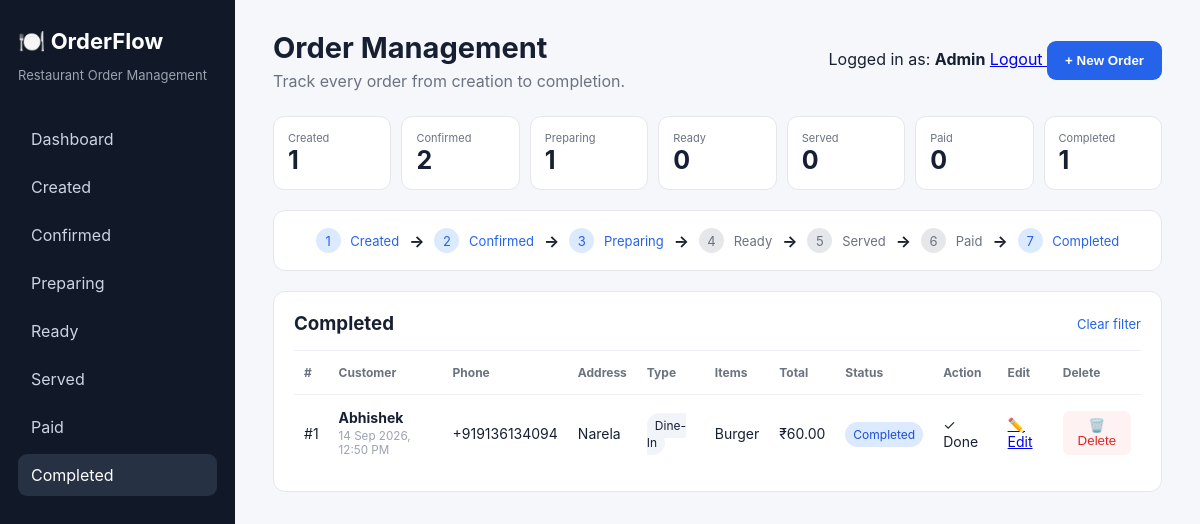
The page /?status=Completed (signed in) on the database its author committed.
### tables this page shows
CREATE TABLE orders (
            id INTEGER PRIMARY KEY AUTOINCREMENT,
            customer TEXT NOT NULL,
            order_type TEXT NOT NULL,
            items TEXT NOT NULL,
            total REAL NOT NULL,
            status TEXT NOT NULL DEFAULT 'Created',
            created_at TEXT NOT NULL
        , phone TEXT DEFAULT '', address TEXT DEFAULT '');

### app.py (the view, shortened to what this page needs)
@app.route("/")
def index():
    if "user_id" not in session:
        return redirect(url_for("login"))
    status = request.args.get("status", "")
    conn = get_db()
    if session["role"] == "admin":
        if status in STATUSES:
            orders = conn.execute(
                """
                SELECT *
                FROM orders
                WHERE status=?
                ORDER BY id ASC
                """,
                (status,)
            ).fetchall()
    counts = {
        s: conn.execute(
            "SELECT COUNT(*) FROM orders WHERE status=?",
            (s,)
        ).fetchone()[0]
        for s in STATUSES
    }
    conn.close()
    return render_template(
        "index.html",
        orders=orders,
        counts=counts,
        statuses=STATUSES,
        order_types=ORDER_TYPES,
        selected=status
    )

### app.py (called while the page is built)
def get_db():
    conn = sqlite3.connect(DB)
    conn.row_factory = sqlite3.Row
    return conn

### templates/index.html (shortened to what this page needs)
<!doctype html>
<html lang="en">
<head>
    <link
        rel="stylesheet"
        href="{{ url_for('static', filename='style.css') }}"
    >
</head>
<body>
<div class="app">
    <aside class="sidebar">
        <h1>🍽️ OrderFlow</h1>
        <p class="muted">
            Restaurant Order Management
        </p>
        <nav>
            <a
                class="{{ 'active' if not selected else '' }}"
                href="/"
            >
                Dashboard
            </a>
            {% for s in statuses %}
            <a
                class="{{ 'active' if selected == s else '' }}"
                href="/?status={{ s }}"
            >
                {{ s }}
            </a>
            {% endfor %}
        </nav>
    </aside>
    <main>
        <header>
            <div>
                <h2>Order Management</h2>
                <p>
                    Track every order from creation to completion.
                </p>
            </div>
            <div>
                <span>
                    Logged in as:
                    <b>{{ session["role"]|capitalize }}</b>
                </span>
                <a
                    href="/logout"
                    class="logout"
                >
                    Logout
                </a>
                <button
                    class="primary"
                    onclick="openModal()"
                >
                    + New Order
                </button>
            </div>
        </header>
        <section class="stats">
            {% for s in statuses %}
            <a
                class="stat"
                href="/?status={{ s }}"
            >
                <span>{{ s }}</span>
                <strong>
                    {{ counts[s] }}
                </strong>
            </a>
            {% endfor %}
        </section>
        <section class="lifecycle">
            {% for s in statuses %}
            <div
                class="step {{ 'done' if counts[s] > 0 else '' }}"
            >
                <span>
                    {{ loop.index }}
                </span>
                {{ s }}
            </div>
            {% if not loop.last %}
            <b>→</b>
            {% endif %}
            {% endfor %}
        </section>
        <section class="panel">
            <div class="panel-head">
                <h3>
                    {{ selected if selected else "All Orders" }}
                </h3>
                {% if selected %}
                <a href="/">
                    Clear filter
                </a>
                {% endif %}
            </div>
            {% if orders %}
            <div class="table-wrap">
                <table>
                    <thead>
                    <tr>
                        <th>#</th>
                        <th>Customer</th>
                        {% if session["role"] == "admin" %}
                        <th>Phone</th>
                        <th>Address</th>
                        {% endif %}
                        <th>Type</th>
                        <th>Items</th>
                        <th>Total</th>
                        <th>Status</th>
                        <th>Action</th>
                        {% if session["role"] == "admin" %}
                        <th>Edit</th>
                        <th>Delete</th>
                        {% endif %}
                    </tr>
                    </thead>
                    <tbody>
                    {% for o in orders %}
                    <tr>
                        <td>
                            #{{ loop.index }}
                        </td>
                        <td>
                            <b>
                                {{ o.customer }}
                            </b>
                            <small>
                                {{ o.created_at }}
                            </small>
                        </td>
                        {% if session["role"] == "admin" %}
                        <td>
                            {{ o.phone or "Not provided" }}
                        </td>
                        <td>
                            {{ o.address or "Not provided" }}
                        </td>
                        {% endif %}
                        <td>
                            <span class="type">
                                {{ o.order_type }}
                            </span>
                        </td>
                        <td>
                            {{ o.items }}
                        </td>
                        <td>
                            ₹{{ "%.2f"|format(o.total) }}
                        </td>
                        <td>
                            <span class="badge">
                                {{ o.status }}
                            </span>
                        </td>
                        <td>
                            {% if o.status != "Completed" %}
                            <form
                                method="post"
                                action="/advance/{{ o.id }}"
                            >
                                <button class="next">
                                    Next →
                                </button>
                            </form>
                            {% else %}
                            <span>
                                ✓ Done
                            </span>
                            {% endif %}
                        </td>
                        {% if session["role"] == "admin" %}
                        <td>
                            <a
                                class="edit"
                                href="/edit/{{ o.id }}"
                            >
                                ✏️ Edit
                            </a>
                        </td>
                        <td>
                            <form
                                method="post"
                                action="/delete/{{ o.id }}"
                                onsubmit="return confirm('Are you sure you want to delete this order?');"
                            >
                                <button class="delete">
                                    🗑️ Delete
                                </button>
                            </form>
                        </td>
                        {% endif %}
                    </tr>
                    {% endfor %}
                    </tbody>
                </table>
            </div>
            {% else %}
            <div class="empty">
                No orders yet.
                Click <b>+ New Order</b> to create one.
            </div>
            {% endif %}
        </section>
    </main>
</div>
</body>
</html>

### static/style.css (style rules this page uses)
* { box-sizing:border-box }
body { margin:0;font-family:Inter,Arial,sans-serif;background:#f5f7fb;color:#172033 }
.app { display:flex;min-height:100vh }
.sidebar { width:235px;background:#111827;color:white;padding:28px 18px }
.sidebar h1 { font-size:22px;margin:0 0 5px }
.muted { color:#9ca3af;font-size:13px }
.sidebar nav { margin-top:35px;display:flex;flex-direction:column;gap:6px }
.sidebar nav a { color:#cbd5e1;text-decoration:none;padding:11px 13px;border-radius:9px }
.sidebar nav a:hover,.sidebar nav a.active { background:#263244;color:white }
main { flex:1;padding:30px 38px }
header { display:flex;justify-content:space-between;align-items:center;margin-bottom:25px }
h2 { margin:0 0 6px;font-size:29px }
header p { margin:0;color:#6b7280 }
.primary { border:0;background:#2563eb;color:white;padding:12px 18px;border-radius:9px;font-weight:700;cursor:pointer }
.stats { display:grid;grid-template-columns:repeat(7,1fr);gap:10px;margin-bottom:20px }
.stat { background:white;border:1px solid #e5e7eb;padding:14px;text-decoration:none;color:inherit;border-radius:11px }
.stat span { font-size:11px;color:#6b7280;display:block }
.stat strong { font-size:25px }
.lifecycle { background:white;border:1px solid #e5e7eb;border-radius:12px;padding:17px;display:flex;align-items:center;justify-content:center;gap:10px;margin-bottom:20px;overflow:auto }
.step { white-space:nowrap;color:#6b7280;font-size:13px }
.step span { display:inline-grid;place-items:center;width:25px;height:25px;border-radius:50%;background:#e5e7eb;margin-right:6px }
.step.done { color:#2563eb }
.step.done span { background:#dbeafe;color:#2563eb }
.panel { background:white;border:1px solid #e5e7eb;border-radius:12px;padding:20px }
.panel-head { display:flex;justify-content:space-between;align-items:center;margin-bottom:15px }
.panel-head h3 { margin:0 }
.panel-head a { color:#2563eb;text-decoration:none;font-size:13px }
.table-wrap { overflow:auto }
table { width:100%;border-collapse:collapse }
th,td { text-align:left;padding:14px 10px;border-top:1px solid #edf0f4;font-size:14px }
th { color:#6b7280;font-size:12px }
small { display:block;color:#9ca3af;margin-top:3px }
.type,.badge { padding:5px 8px;border-radius:20px;background:#f1f5f9;font-size:12px }
.badge { background:#dbeafe;color:#1d4ed8 }
.next,.delete { border:0;border-radius:7px;padding:7px 10px;cursor:pointer }
.delete { background:#fef2f2;color:#dc2626 }

### rows shown on the page
orders: status "Completed", id "1", customer "Abhishek", created_at "14 Sep 2026, 12:50 PM", phone "+919136134094", address "Narela", order_type "Dine-In", items "Burger", total "60.00", shows "✓ Done"

### other values the page prints
{{ s }} "Created" "Confirmed" "Preparing" "Ready" "Served" "Paid" "Completed"
{{ session["role"]|capitalize }} "Admin"
{{ s }} "Created" "Confirmed" "Preparing" "Ready" "Served" "Paid"
{{ counts[s] }} "1" "2" "1" "0" "0" "0"
